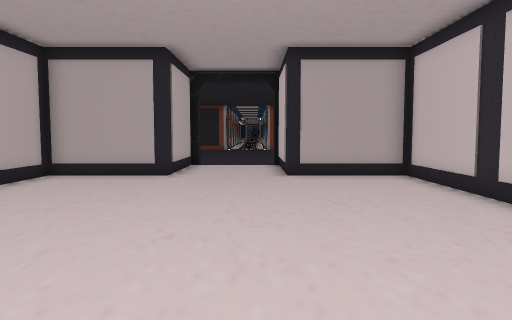
[1] (above)

16 first-person views from a walk through a Unity game level. The camera is 1.3 m above the floor, tilts 4° down and sees 70° across. The floor is counted in squares, 1 m on a side. Each view is taken from the middle of a square. On the plan, view 1 faces up. The plan holds only what a view shows up to about 15 squares ahead; the rest is blank. The place goes on beyond the plan. The player character is not drawn. Door leaves are left out, so doorways stand open.

[2]
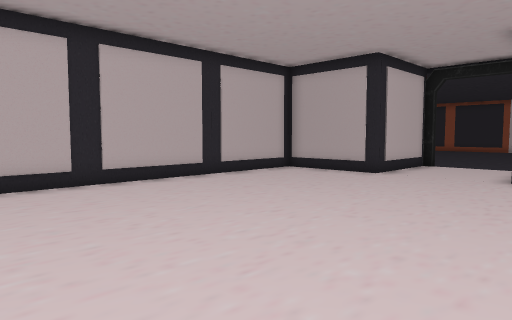

[3]
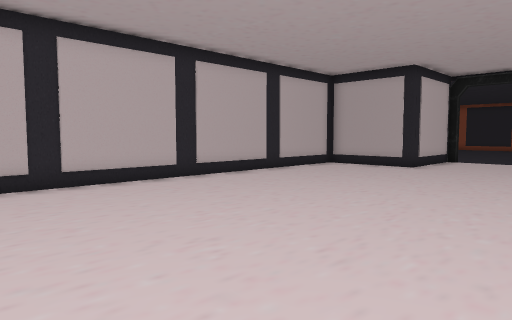

[4]
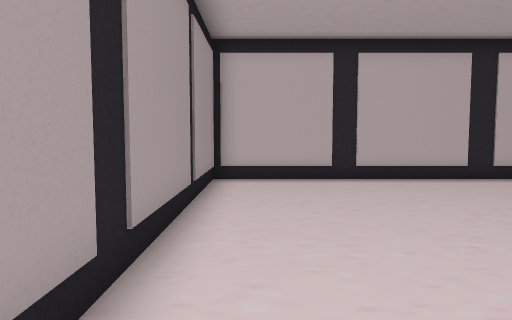

[5]
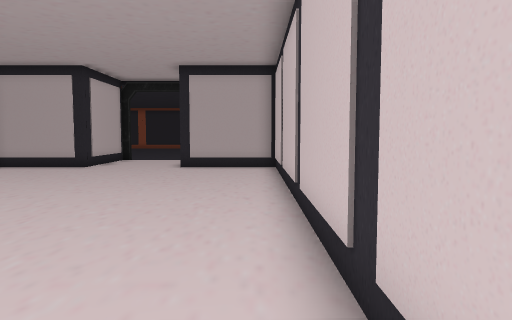

[6]
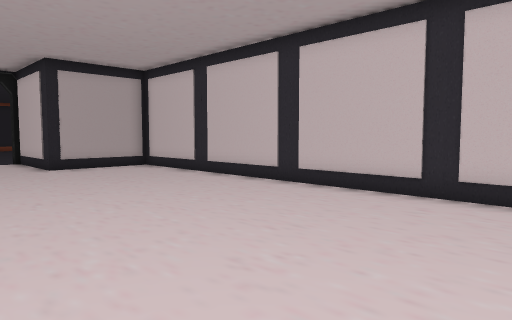

[7]
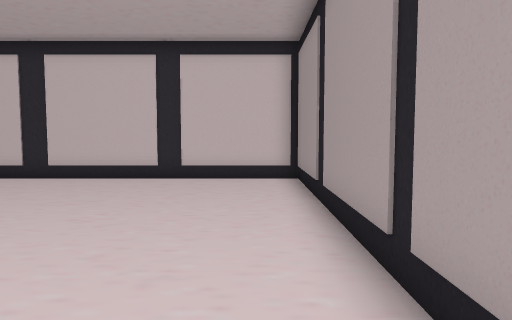

[8]
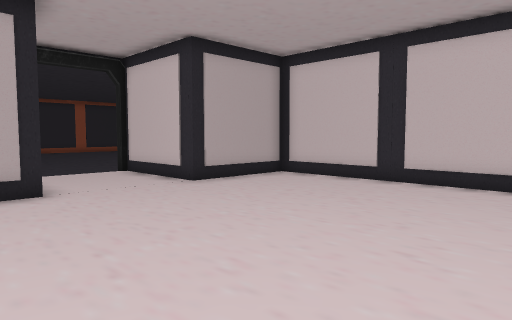

[9]
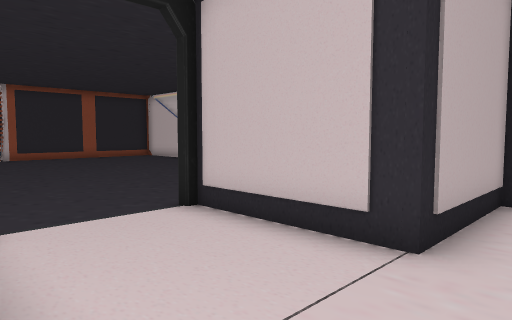

[10]
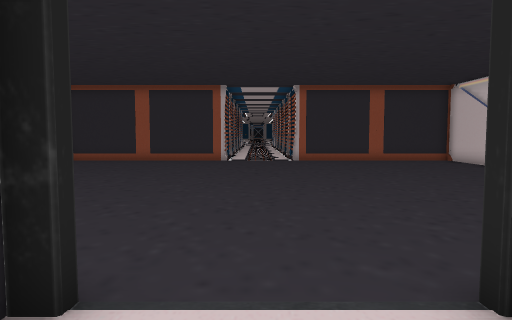

[11]
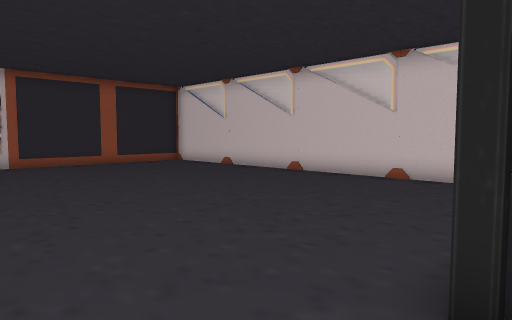

[12]
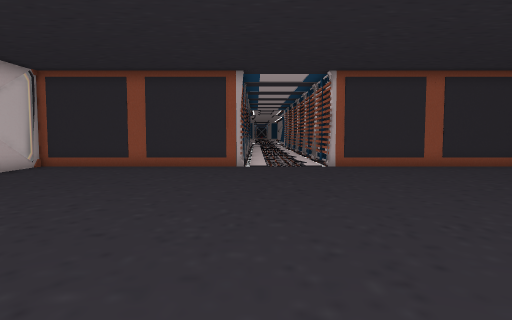

[13]
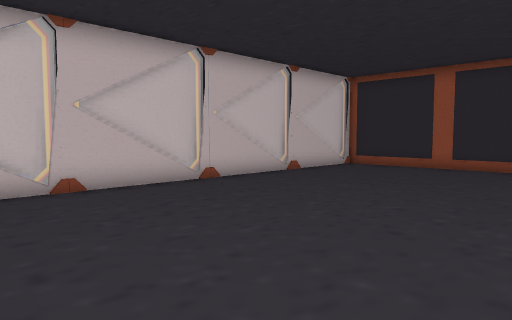

[14]
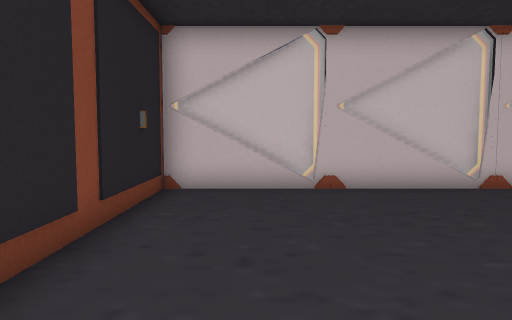

[15]
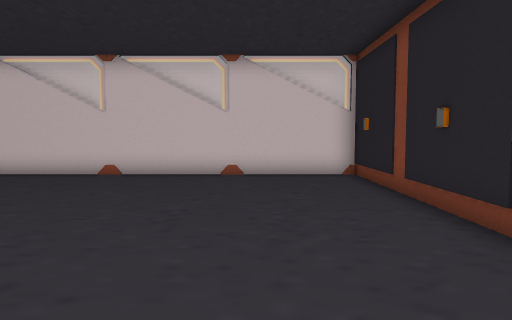

[16]
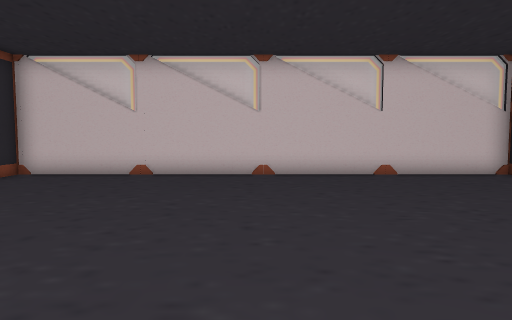

### Floor plan
Points are (right, up) in squares from view 1. A wall is a line through its corners. A room is listed if a view was taken in it or the views show most of it. See-through windows are left out.
Room 1 (views 1, 2, 3, 4, 5, 6, 7, 8, 9, 10, 11)
walls: (-2.4, 15.5) (-2.7, 15.5) (-2.7, 11.5) (-6.5, 11.5) (-6.5, -4.2) (4.8, -4.2) (4.8, 11.5) (0.9, 11.5) (0.9, 15.6)
ways out: opening at (-2, 16) to room 2; open door at (-0.5, 16) to room 2
Room 2 (views 12, 13, 14, 15, 16)
walls: (-2.5, 31.7) (-10.9, 31.7) (-10.9, 28.8); (1.5, 15.8) (8.9, 15.8) (8.9, 31.7) (0.9, 31.7); (-10.9, 23.8) (-10.9, 20.5); (-10.9, 27.6) (-10.9, 24.6); (-10.9, 19.6) (-10.9, 16.5); (-10.7, 31.8) (-10.7, 15.8) (-5, 15.8)
ways out: opening at (-2, 16) to room 1; open door at (-0.5, 16) to room 1

Where each view was taken, in squares from view 1:
view 1: 0 up, 0 right, facing up
view 2: 0 up, 3 right, facing up-left
view 3: 3 down, 3 right, facing up-left
view 4: 3 down, 4 right, facing left
view 5: 3 down, 4 right, facing up
view 6: 3 down, 3 left, facing up-right
view 7: 3 down, 6 left, facing right
view 8: 3 up, 5 left, facing up-right
view 9: 10 up, 3 left, facing up-right
view 10: 13 up, 1 left, facing up
view 11: 15 up, 2 left, facing up-right
view 12: 17 up, 2 left, facing up
view 13: 17 up, 2 left, facing up-left
view 14: 18 up, 2 left, facing left
view 15: 19 up, 3 left, facing right
view 16: 24 up, 3 left, facing right
